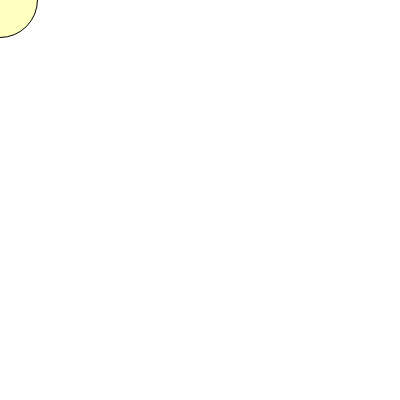
Frame 1 (no input)
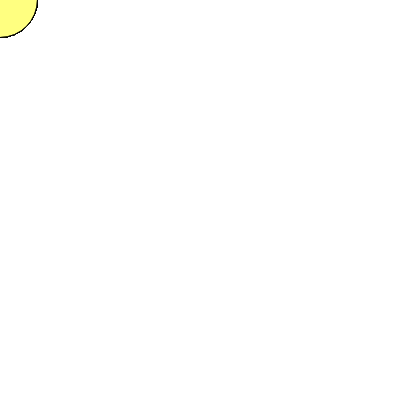
Frame 60 (no input)
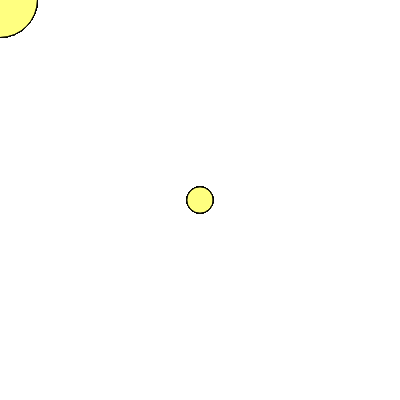
Frame 120 (the mouse pressed at the canvas centre since frame 60)

The p5.js sketch that drew these frames (run headless with seeded random() and noise() and a simulated clock; from frame 60 on, the mouse is pressed at the canvas centre):

// p5.js sketch
// ── sketch.js
function setup() {
	createCanvas(400,400);
  // put setup code here
}

function draw() {
	var cx = (mouseX, 0, width,0,255);
	var cy = (mouseY, 0, height,0,255);
	var nsize = width/8+cos(mouseY*PI/180)*width/16;
	fill(cx,cy,cx/2,cy/2);
	circle(mouseX,mouseY,nsize);
  // put drawing code here
}
